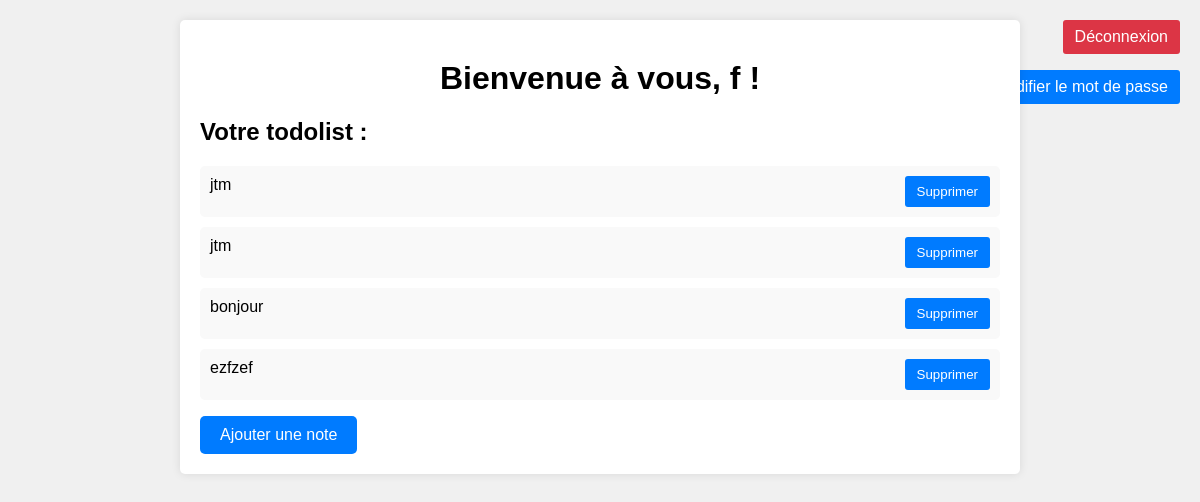
Before: /index (signed in) with the older database file.
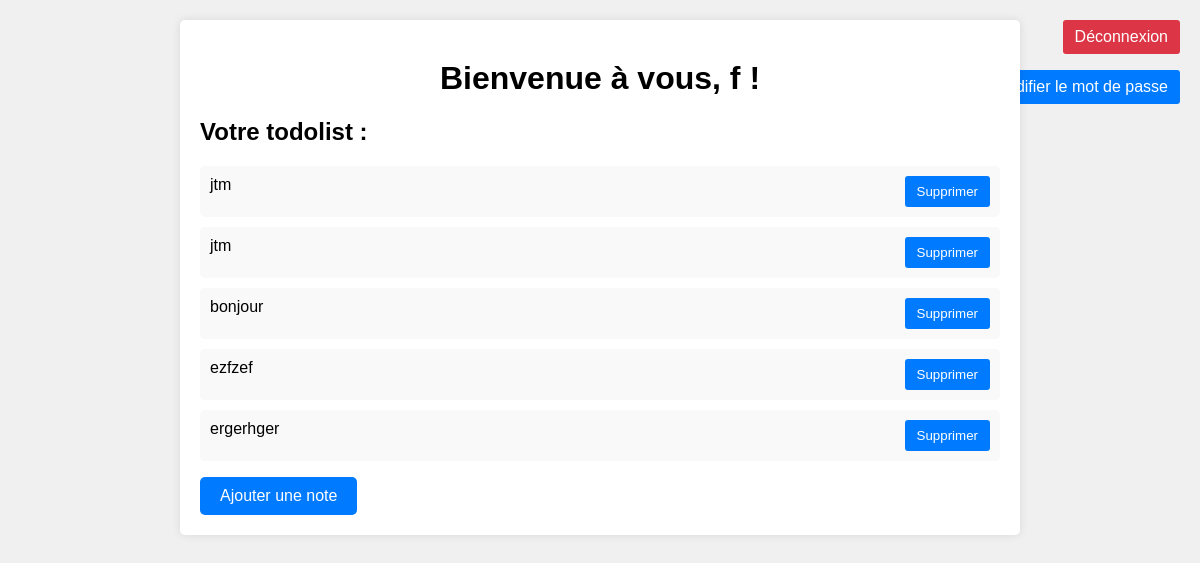
After: the same page with the newer database file.
### tables this page shows
CREATE TABLE notes (
    id INTEGER PRIMARY KEY AUTOINCREMENT,
    user_id INTEGER NOT NULL,
    note TEXT NOT NULL,
    FOREIGN KEY (user_id) REFERENCES users (id)
);

### script.py (the view)
@app.route('/index')
def index():
    if 'username' in session:
        username = session['username']
        db = get_db()
        cursor = db.cursor()
        cursor.execute('SELECT id, note FROM notes WHERE user_id = (SELECT id FROM users WHERE username = ?)', (username,))
        notes = cursor.fetchall()
        return render_template('index.html', notes=notes)
    else:
        return redirect(url_for('login'))  #

### script.py (called while the page is built)
def get_db():
    db = getattr(g, 'db', None)
    if db is None:
        db = g.db = sqlite3.connect(DATABASE)
        db.row_factory = sqlite3.Row
    return db

@app.teardown_appcontext
def close_connection(exception):
    db = getattr(g, 'db', None)
    if db is not None:
        db.close()

### templates/index.html (shortened to what this page needs)
<!DOCTYPE html>
<html lang="en">
<head>
</head>
<body>
    <div class="container">
        {% if 'username' in session %}
        <h1>Bienvenue à vous, {{ session['username'] }} !</h1>
        <div class="todolist-section">
            <h2>Votre todolist :</h2>
            <ul>
                {% for note in notes %}
                <li>
                    <span>{{ note['note'] }}</span>
                    <form action="{{ url_for('delete_note', note_id=note['id']) }}" method="post">
                        <button type="submit">Supprimer</button>
                    </form>
                </li>
                {% endfor %}
            </ul>
        </div>
        <button id="add-note-btn" class="add-note-btn">Ajouter une note</button>
        {% endif %}
    </div>
    <a href="{{ url_for('logout') }}" class="logout-btn">Déconnexion</a>
    <a href="{{ url_for('change_password') }}" class="change-password-btn">Modifier le mot de passe</a>
</body>
</html>

### templates/index.html (style rules this page uses)
body { font-family: Arial, sans-serif; margin: 0; padding: 0; background-color: #f0f0f0; }
.container { max-width: 800px; margin: 20px auto; padding: 20px; background-color: #fff; border-radius: 5px; box-shadow: 0 0 10px rgba(0, 0, 0, 0.1); position: relative; z-index: 1; }
h1 { text-align: center; margin-top: 20px; }
.todolist-section { margin-top: 20px; }
ul { list-style-type: none; padding: 0; }
li { background-color: #f9f9f9; border-radius: 5px; margin-bottom: 10px; padding: 10px; display: flex; justify-content: space-between; }
.add-note-btn { padding: 10px 20px; background-color: #007bff; border: none; color: #fff; border-radius: 5px; cursor: pointer; font-size: 16px; transition: background-color 0.3s ease; }
button[type="submit"] { padding: 8px 12px; background-color: #007bff; border: none; color: #fff; border-radius: 3px; cursor: pointer; }
.logout-btn { padding: 8px 12px; background-color: #dc3545; border: none; color: #fff; border-radius: 3px; cursor: pointer; text-decoration: none; display: inline-block; position: absolute; top: 20px; right: 20px; }
.change-password-btn { display: inline-block; padding: 8px 12px; background-color: #007bff; border: none; color: #fff; border-radius: 3px; cursor: pointer; text-decoration: none; position: absolute; top: 70px; right: 20px; }

Changed rows visible on the page:
added notes: note "ergerhger"
